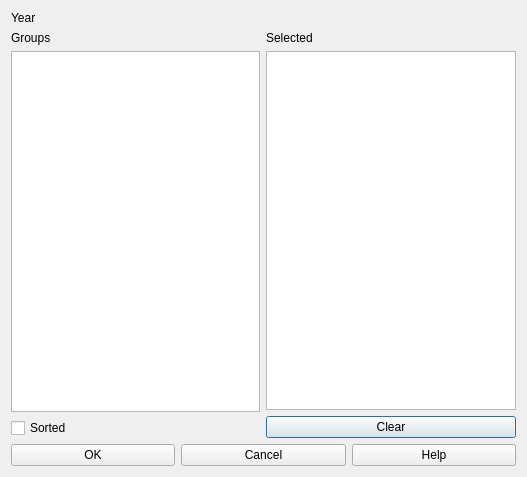
<?xml version="1.0" encoding="UTF-8"?>
<ui version="4.0">
 <class>AddExistingStudentsGroupsForm_template</class>
 <widget class="QDialog" name="AddExistingStudentsGroupsForm_template">
  <property name="geometry">
   <rect>
    <x>0</x>
    <y>0</y>
    <width>527</width>
    <height>477</height>
   </rect>
  </property>
  <property name="windowTitle">
   <string extracomment="This is the title of the dialog to add groups in a year, groups which exist in other years">Add existing students groups</string>
  </property>
  <layout class="QGridLayout" name="gridLayout">
   <item row="0" column="0">
    <widget class="QLabel" name="yearGroupLabel">
     <property name="text">
      <string notr="true">Year</string>
     </property>
    </widget>
   </item>
   <item row="1" column="0">
    <layout class="QVBoxLayout" name="verticalLayout_2">
     <item>
      <widget class="QLabel" name="groupsTextLabel">
       <property name="frameShape">
        <enum>QFrame::NoFrame</enum>
       </property>
       <property name="frameShadow">
        <enum>QFrame::Plain</enum>
       </property>
       <property name="text">
        <string>Groups</string>
       </property>
       <property name="wordWrap">
        <bool>false</bool>
       </property>
      </widget>
     </item>
     <item>
      <widget class="QListWidget" name="allGroupsListWidget"/>
     </item>
     <item>
      <widget class="QCheckBox" name="sortedCheckBox">
       <property name="text">
        <string comment="It refers to groups">Sorted</string>
       </property>
      </widget>
     </item>
    </layout>
   </item>
   <item row="1" column="1">
    <layout class="QVBoxLayout" name="verticalLayout">
     <item>
      <widget class="QLabel" name="selectedGroupsTextLabel">
       <property name="frameShape">
        <enum>QFrame::NoFrame</enum>
       </property>
       <property name="frameShadow">
        <enum>QFrame::Plain</enum>
       </property>
       <property name="text">
        <string comment="It refers to a list of selected groups">Selected</string>
       </property>
       <property name="wordWrap">
        <bool>false</bool>
       </property>
      </widget>
     </item>
     <item>
      <widget class="QListWidget" name="selectedGroupsListWidget"/>
     </item>
     <item>
      <widget class="QPushButton" name="clearPushButton">
       <property name="text">
        <string>Clear</string>
       </property>
      </widget>
     </item>
    </layout>
   </item>
   <item row="2" column="0" colspan="2">
    <layout class="QHBoxLayout" name="horizontalLayout">
     <item>
      <widget class="QPushButton" name="okPushButton">
       <property name="text">
        <string>OK</string>
       </property>
      </widget>
     </item>
     <item>
      <widget class="QPushButton" name="cancelPushButton">
       <property name="text">
        <string>Cancel</string>
       </property>
      </widget>
     </item>
     <item>
      <widget class="QPushButton" name="helpPushButton">
       <property name="text">
        <string>Help</string>
       </property>
      </widget>
     </item>
    </layout>
   </item>
  </layout>
 </widget>
 <layoutdefault spacing="6" margin="11"/>
 <resources/>
 <connections/>
</ui>
